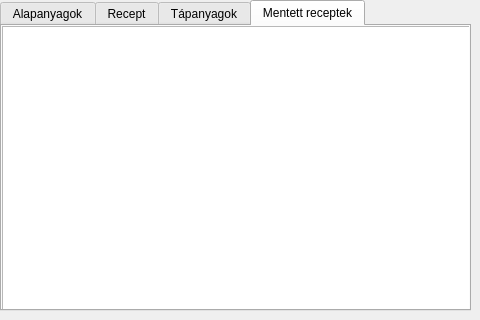
<?xml version="1.0" encoding="UTF-8"?>
<ui version="4.0">
 <class>MainWindow</class>
 <widget class="QMainWindow" name="MainWindow">
  <property name="geometry">
   <rect>
    <x>0</x>
    <y>0</y>
    <width>480</width>
    <height>320</height>
   </rect>
  </property>
  <property name="windowTitle">
   <string>Recept kereső</string>
  </property>
  <property name="styleSheet">
   <string notr="true"/>
  </property>
  <widget class="QWidget" name="centralwidget">
   <widget class="QTabWidget" name="tabWidget">
    <property name="geometry">
     <rect>
      <x>0</x>
      <y>0</y>
      <width>471</width>
      <height>311</height>
     </rect>
    </property>
    <property name="currentIndex">
     <number>3</number>
    </property>
    <widget class="QWidget" name="Alapanyagok">
     <attribute name="title">
      <string>Alapanyagok</string>
     </attribute>
     <widget class="QGroupBox" name="groupBox">
      <property name="geometry">
       <rect>
        <x>10</x>
        <y>10</y>
        <width>71</width>
        <height>131</height>
       </rect>
      </property>
      <property name="title">
       <string>Húsok</string>
      </property>
      <widget class="QRadioButton" name="marha">
       <property name="geometry">
        <rect>
         <x>10</x>
         <y>20</y>
         <width>82</width>
         <height>17</height>
        </rect>
       </property>
       <property name="text">
        <string>Marha</string>
       </property>
      </widget>
      <widget class="QRadioButton" name="csirke">
       <property name="geometry">
        <rect>
         <x>10</x>
         <y>40</y>
         <width>82</width>
         <height>17</height>
        </rect>
       </property>
       <property name="text">
        <string>Csirke</string>
       </property>
      </widget>
      <widget class="QRadioButton" name="pulyka">
       <property name="geometry">
        <rect>
         <x>10</x>
         <y>60</y>
         <width>82</width>
         <height>17</height>
        </rect>
       </property>
       <property name="text">
        <string>Pulyka</string>
       </property>
      </widget>
      <widget class="QRadioButton" name="hal">
       <property name="geometry">
        <rect>
         <x>10</x>
         <y>80</y>
         <width>82</width>
         <height>17</height>
        </rect>
       </property>
       <property name="text">
        <string>Hal</string>
       </property>
      </widget>
      <widget class="QRadioButton" name="sertes">
       <property name="geometry">
        <rect>
         <x>10</x>
         <y>100</y>
         <width>82</width>
         <height>17</height>
        </rect>
       </property>
       <property name="text">
        <string>Sertés</string>
       </property>
      </widget>
     </widget>
     <widget class="QGroupBox" name="groupBox_2">
      <property name="geometry">
       <rect>
        <x>100</x>
        <y>10</y>
        <width>361</width>
        <height>241</height>
       </rect>
      </property>
      <property name="title">
       <string>Zöldségek - Gyümölcs - Fűszer</string>
      </property>
      <widget class="Line" name="line">
       <property name="geometry">
        <rect>
         <x>0</x>
         <y>120</y>
         <width>361</width>
         <height>16</height>
        </rect>
       </property>
       <property name="orientation">
        <enum>Qt::Horizontal</enum>
       </property>
      </widget>
      <widget class="QCheckBox" name="checkBox_1">
       <property name="geometry">
        <rect>
         <x>10</x>
         <y>20</y>
         <width>70</width>
         <height>17</height>
        </rect>
       </property>
       <property name="text">
        <string>Hagyma</string>
       </property>
      </widget>
      <widget class="QCheckBox" name="checkBox_2">
       <property name="geometry">
        <rect>
         <x>10</x>
         <y>40</y>
         <width>70</width>
         <height>17</height>
        </rect>
       </property>
       <property name="text">
        <string>Krumpli</string>
       </property>
      </widget>
      <widget class="QCheckBox" name="checkBox_3">
       <property name="geometry">
        <rect>
         <x>10</x>
         <y>60</y>
         <width>70</width>
         <height>17</height>
        </rect>
       </property>
       <property name="text">
        <string>Batáta</string>
       </property>
      </widget>
      <widget class="QCheckBox" name="checkBox_4">
       <property name="geometry">
        <rect>
         <x>10</x>
         <y>80</y>
         <width>81</width>
         <height>17</height>
        </rect>
       </property>
       <property name="text">
        <string>Paradicsom</string>
       </property>
      </widget>
      <widget class="QCheckBox" name="checkBox_5">
       <property name="geometry">
        <rect>
         <x>10</x>
         <y>100</y>
         <width>70</width>
         <height>17</height>
        </rect>
       </property>
       <property name="text">
        <string>Zeller</string>
       </property>
      </widget>
      <widget class="QCheckBox" name="checkBox_6">
       <property name="geometry">
        <rect>
         <x>100</x>
         <y>20</y>
         <width>70</width>
         <height>17</height>
        </rect>
       </property>
       <property name="text">
        <string>Répa</string>
       </property>
      </widget>
      <widget class="QCheckBox" name="checkBox_7">
       <property name="geometry">
        <rect>
         <x>100</x>
         <y>40</y>
         <width>70</width>
         <height>17</height>
        </rect>
       </property>
       <property name="text">
        <string>Karalábé</string>
       </property>
      </widget>
      <widget class="QCheckBox" name="checkBox_8">
       <property name="geometry">
        <rect>
         <x>100</x>
         <y>60</y>
         <width>70</width>
         <height>17</height>
        </rect>
       </property>
       <property name="text">
        <string>Saláta</string>
       </property>
      </widget>
      <widget class="QCheckBox" name="checkBox_9">
       <property name="geometry">
        <rect>
         <x>100</x>
         <y>80</y>
         <width>70</width>
         <height>17</height>
        </rect>
       </property>
       <property name="text">
        <string>Káposzta</string>
       </property>
      </widget>
      <widget class="QCheckBox" name="checkBox_10">
       <property name="geometry">
        <rect>
         <x>100</x>
         <y>100</y>
         <width>70</width>
         <height>17</height>
        </rect>
       </property>
       <property name="text">
        <string>Cukkini</string>
       </property>
      </widget>
      <widget class="QCheckBox" name="checkBox_11">
       <property name="geometry">
        <rect>
         <x>190</x>
         <y>20</y>
         <width>70</width>
         <height>17</height>
        </rect>
       </property>
       <property name="text">
        <string>Padlizsán</string>
       </property>
      </widget>
      <widget class="QCheckBox" name="checkBox_12">
       <property name="geometry">
        <rect>
         <x>190</x>
         <y>40</y>
         <width>70</width>
         <height>17</height>
        </rect>
       </property>
       <property name="text">
        <string>Uborka</string>
       </property>
      </widget>
      <widget class="QCheckBox" name="checkBox_13">
       <property name="geometry">
        <rect>
         <x>190</x>
         <y>60</y>
         <width>70</width>
         <height>17</height>
        </rect>
       </property>
       <property name="text">
        <string>Paprika</string>
       </property>
      </widget>
      <widget class="QCheckBox" name="checkBox_14">
       <property name="geometry">
        <rect>
         <x>190</x>
         <y>80</y>
         <width>70</width>
         <height>17</height>
        </rect>
       </property>
       <property name="text">
        <string>Karfiol</string>
       </property>
      </widget>
      <widget class="QFrame" name="frame">
       <property name="geometry">
        <rect>
         <x>260</x>
         <y>10</y>
         <width>91</width>
         <height>111</height>
        </rect>
       </property>
       <property name="frameShape">
        <enum>QFrame::StyledPanel</enum>
       </property>
       <property name="frameShadow">
        <enum>QFrame::Raised</enum>
       </property>
      </widget>
      <widget class="Line" name="line_2">
       <property name="geometry">
        <rect>
         <x>170</x>
         <y>130</y>
         <width>20</width>
         <height>111</height>
        </rect>
       </property>
       <property name="orientation">
        <enum>Qt::Vertical</enum>
       </property>
      </widget>
      <widget class="QCheckBox" name="checkBox_16">
       <property name="geometry">
        <rect>
         <x>10</x>
         <y>130</y>
         <width>70</width>
         <height>17</height>
        </rect>
       </property>
       <property name="text">
        <string>Bazsalikom</string>
       </property>
      </widget>
      <widget class="QCheckBox" name="checkBox_17">
       <property name="geometry">
        <rect>
         <x>10</x>
         <y>150</y>
         <width>91</width>
         <height>17</height>
        </rect>
       </property>
       <property name="text">
        <string>Petrezselyem</string>
       </property>
      </widget>
      <widget class="QCheckBox" name="checkBox_18">
       <property name="geometry">
        <rect>
         <x>10</x>
         <y>170</y>
         <width>70</width>
         <height>17</height>
        </rect>
       </property>
       <property name="text">
        <string>Oregánó</string>
       </property>
      </widget>
      <widget class="QCheckBox" name="checkBox_19">
       <property name="geometry">
        <rect>
         <x>10</x>
         <y>190</y>
         <width>70</width>
         <height>17</height>
        </rect>
       </property>
       <property name="text">
        <string>Fahéj</string>
       </property>
      </widget>
      <widget class="QCheckBox" name="checkBox_20">
       <property name="geometry">
        <rect>
         <x>10</x>
         <y>210</y>
         <width>70</width>
         <height>17</height>
        </rect>
       </property>
       <property name="text">
        <string>Dió</string>
       </property>
      </widget>
      <widget class="QCheckBox" name="checkBox_21">
       <property name="geometry">
        <rect>
         <x>100</x>
         <y>130</y>
         <width>81</width>
         <height>17</height>
        </rect>
       </property>
       <property name="text">
        <string>Szerecsendió</string>
       </property>
      </widget>
      <widget class="QCheckBox" name="checkBox_22">
       <property name="geometry">
        <rect>
         <x>100</x>
         <y>150</y>
         <width>70</width>
         <height>17</height>
        </rect>
       </property>
       <property name="text">
        <string>Chili</string>
       </property>
      </widget>
      <widget class="QCheckBox" name="checkBox_23">
       <property name="geometry">
        <rect>
         <x>100</x>
         <y>170</y>
         <width>70</width>
         <height>17</height>
        </rect>
       </property>
       <property name="text">
        <string>Kakukkfű</string>
       </property>
      </widget>
      <widget class="QCheckBox" name="checkBox_24">
       <property name="geometry">
        <rect>
         <x>100</x>
         <y>190</y>
         <width>70</width>
         <height>17</height>
        </rect>
       </property>
       <property name="text">
        <string>Koriander</string>
       </property>
      </widget>
      <widget class="QCheckBox" name="checkBox_25">
       <property name="geometry">
        <rect>
         <x>100</x>
         <y>210</y>
         <width>70</width>
         <height>17</height>
        </rect>
       </property>
       <property name="text">
        <string>Tárkony</string>
       </property>
      </widget>
      <widget class="QCheckBox" name="checkBox_26">
       <property name="geometry">
        <rect>
         <x>190</x>
         <y>130</y>
         <width>70</width>
         <height>17</height>
        </rect>
       </property>
       <property name="text">
        <string>Alma</string>
       </property>
      </widget>
      <widget class="QCheckBox" name="checkBox_27">
       <property name="geometry">
        <rect>
         <x>190</x>
         <y>150</y>
         <width>70</width>
         <height>17</height>
        </rect>
       </property>
       <property name="text">
        <string>Narancs</string>
       </property>
      </widget>
      <widget class="QCheckBox" name="checkBox_28">
       <property name="geometry">
        <rect>
         <x>190</x>
         <y>170</y>
         <width>70</width>
         <height>17</height>
        </rect>
       </property>
       <property name="text">
        <string>Körte</string>
       </property>
      </widget>
      <widget class="QCheckBox" name="checkBox_29">
       <property name="geometry">
        <rect>
         <x>190</x>
         <y>190</y>
         <width>70</width>
         <height>17</height>
        </rect>
       </property>
       <property name="text">
        <string>Citrom</string>
       </property>
      </widget>
      <widget class="QCheckBox" name="checkBox_30">
       <property name="geometry">
        <rect>
         <x>190</x>
         <y>210</y>
         <width>70</width>
         <height>17</height>
        </rect>
       </property>
       <property name="text">
        <string>Ananász</string>
       </property>
      </widget>
      <widget class="QCheckBox" name="checkBox_31">
       <property name="geometry">
        <rect>
         <x>270</x>
         <y>130</y>
         <width>70</width>
         <height>17</height>
        </rect>
       </property>
       <property name="text">
        <string>Meggy</string>
       </property>
      </widget>
      <widget class="QCheckBox" name="checkBox_32">
       <property name="geometry">
        <rect>
         <x>270</x>
         <y>150</y>
         <width>81</width>
         <height>17</height>
        </rect>
       </property>
       <property name="text">
        <string>Cseresznye</string>
       </property>
      </widget>
      <widget class="QCheckBox" name="checkBox_33">
       <property name="geometry">
        <rect>
         <x>270</x>
         <y>170</y>
         <width>70</width>
         <height>17</height>
        </rect>
       </property>
       <property name="text">
        <string>Lime</string>
       </property>
      </widget>
      <widget class="QCheckBox" name="checkBox_34">
       <property name="geometry">
        <rect>
         <x>270</x>
         <y>190</y>
         <width>70</width>
         <height>17</height>
        </rect>
       </property>
       <property name="text">
        <string>Szilva</string>
       </property>
      </widget>
      <widget class="QCheckBox" name="checkBox_35">
       <property name="geometry">
        <rect>
         <x>270</x>
         <y>210</y>
         <width>70</width>
         <height>17</height>
        </rect>
       </property>
       <property name="text">
        <string>Barack</string>
       </property>
      </widget>
     </widget>
     <widget class="QPushButton" name="recept_keres">
      <property name="geometry">
       <rect>
        <x>80</x>
        <y>260</y>
        <width>311</width>
        <height>23</height>
       </rect>
      </property>
      <property name="text">
       <string>Recept keresése</string>
      </property>
     </widget>
    </widget>
    <widget class="QWidget" name="tab">
     <attribute name="title">
      <string>Recept</string>
     </attribute>
     <widget class="QPushButton" name="recept_mentes">
      <property name="geometry">
       <rect>
        <x>120</x>
        <y>260</y>
        <width>231</width>
        <height>23</height>
       </rect>
      </property>
      <property name="text">
       <string>Recept mentése</string>
      </property>
     </widget>
     <widget class="QTextBrowser" name="recept_out">
      <property name="geometry">
       <rect>
        <x>0</x>
        <y>30</y>
        <width>471</width>
        <height>231</height>
       </rect>
      </property>
      <property name="styleSheet">
       <string notr="true">font: 11pt &quot;MS Shell Dlg 2&quot;;</string>
      </property>
     </widget>
     <widget class="QLabel" name="receptcime">
      <property name="geometry">
       <rect>
        <x>0</x>
        <y>5</y>
        <width>461</width>
        <height>21</height>
       </rect>
      </property>
      <property name="styleSheet">
       <string notr="true">font: 75 12pt &quot;MS Shell Dlg 2&quot;;</string>
      </property>
      <property name="text">
       <string>&lt;html&gt;&lt;head/&gt;&lt;body&gt;&lt;p align=&quot;center&quot;&gt;&lt;br/&gt;&lt;/p&gt;&lt;/body&gt;&lt;/html&gt;</string>
      </property>
     </widget>
    </widget>
    <widget class="QWidget" name="tab_2">
     <attribute name="title">
      <string>Tápanyagok</string>
     </attribute>
     <widget class="QGroupBox" name="groupBox_3">
      <property name="geometry">
       <rect>
        <x>10</x>
        <y>130</y>
        <width>221</width>
        <height>131</height>
       </rect>
      </property>
      <property name="title">
       <string>Zsír tartalom egy adagban</string>
      </property>
      <widget class="QLabel" name="label_5">
       <property name="geometry">
        <rect>
         <x>10</x>
         <y>20</y>
         <width>121</width>
         <height>16</height>
        </rect>
       </property>
       <property name="text">
        <string>Összes zsírtartalom:</string>
       </property>
      </widget>
      <widget class="QLabel" name="label_6">
       <property name="geometry">
        <rect>
         <x>10</x>
         <y>40</y>
         <width>121</width>
         <height>16</height>
        </rect>
       </property>
       <property name="text">
        <string>Telített zsír:</string>
       </property>
      </widget>
      <widget class="QLabel" name="label_7">
       <property name="geometry">
        <rect>
         <x>10</x>
         <y>60</y>
         <width>121</width>
         <height>16</height>
        </rect>
       </property>
       <property name="text">
        <string>Transzzsír:</string>
       </property>
      </widget>
      <widget class="QLabel" name="label_8">
       <property name="geometry">
        <rect>
         <x>10</x>
         <y>80</y>
         <width>121</width>
         <height>16</height>
        </rect>
       </property>
       <property name="text">
        <string>Egyszeresen telítettlen:</string>
       </property>
      </widget>
      <widget class="QLabel" name="label_9">
       <property name="geometry">
        <rect>
         <x>10</x>
         <y>100</y>
         <width>121</width>
         <height>16</height>
        </rect>
       </property>
       <property name="text">
        <string>Többszörösen telítettlen:</string>
       </property>
      </widget>
      <widget class="QLineEdit" name="egy_zsir">
       <property name="geometry">
        <rect>
         <x>150</x>
         <y>20</y>
         <width>61</width>
         <height>16</height>
        </rect>
       </property>
       <property name="styleSheet">
        <string notr="true">font: 75 7pt &quot;MS Shell Dlg 2&quot;;</string>
       </property>
       <property name="readOnly">
        <bool>true</bool>
       </property>
      </widget>
      <widget class="QLineEdit" name="egy_telitett">
       <property name="geometry">
        <rect>
         <x>150</x>
         <y>40</y>
         <width>61</width>
         <height>16</height>
        </rect>
       </property>
       <property name="styleSheet">
        <string notr="true">font: 75 7pt &quot;MS Shell Dlg 2&quot;;</string>
       </property>
       <property name="readOnly">
        <bool>true</bool>
       </property>
      </widget>
      <widget class="QLineEdit" name="egy_transz">
       <property name="geometry">
        <rect>
         <x>150</x>
         <y>60</y>
         <width>61</width>
         <height>16</height>
        </rect>
       </property>
       <property name="styleSheet">
        <string notr="true">font: 75 7pt &quot;MS Shell Dlg 2&quot;;</string>
       </property>
       <property name="readOnly">
        <bool>true</bool>
       </property>
      </widget>
      <widget class="QLineEdit" name="egy_egyszer">
       <property name="geometry">
        <rect>
         <x>150</x>
         <y>80</y>
         <width>61</width>
         <height>16</height>
        </rect>
       </property>
       <property name="styleSheet">
        <string notr="true">font: 75 7pt &quot;MS Shell Dlg 2&quot;;</string>
       </property>
       <property name="readOnly">
        <bool>true</bool>
       </property>
      </widget>
      <widget class="QLineEdit" name="egy_tobbszor">
       <property name="geometry">
        <rect>
         <x>150</x>
         <y>100</y>
         <width>61</width>
         <height>16</height>
        </rect>
       </property>
       <property name="styleSheet">
        <string notr="true">font: 75 7pt &quot;MS Shell Dlg 2&quot;;</string>
       </property>
       <property name="readOnly">
        <bool>true</bool>
       </property>
      </widget>
     </widget>
     <widget class="QGroupBox" name="groupBox_4">
      <property name="geometry">
       <rect>
        <x>10</x>
        <y>10</y>
        <width>221</width>
        <height>101</height>
       </rect>
      </property>
      <property name="title">
       <string>Szénhidrát tartalom</string>
      </property>
      <widget class="QLabel" name="label">
       <property name="geometry">
        <rect>
         <x>10</x>
         <y>20</y>
         <width>101</width>
         <height>16</height>
        </rect>
       </property>
       <property name="text">
        <string>Összes szénhidrát:</string>
       </property>
      </widget>
      <widget class="QLabel" name="label_2">
       <property name="geometry">
        <rect>
         <x>10</x>
         <y>40</y>
         <width>121</width>
         <height>16</height>
        </rect>
       </property>
       <property name="text">
        <string>Szénhidrát egy adagban:</string>
       </property>
      </widget>
      <widget class="QLabel" name="label_3">
       <property name="geometry">
        <rect>
         <x>10</x>
         <y>60</y>
         <width>121</width>
         <height>16</height>
        </rect>
       </property>
       <property name="text">
        <string>Össz cukor tartalom:</string>
       </property>
      </widget>
      <widget class="QLabel" name="label_4">
       <property name="geometry">
        <rect>
         <x>10</x>
         <y>80</y>
         <width>141</width>
         <height>16</height>
        </rect>
       </property>
       <property name="text">
        <string>Cukor taralom egy adagban:</string>
       </property>
      </widget>
      <widget class="QLineEdit" name="ossz_ch">
       <property name="geometry">
        <rect>
         <x>150</x>
         <y>20</y>
         <width>61</width>
         <height>16</height>
        </rect>
       </property>
       <property name="styleSheet">
        <string notr="true">font: 75 7pt &quot;MS Shell Dlg 2&quot;;</string>
       </property>
       <property name="readOnly">
        <bool>true</bool>
       </property>
      </widget>
      <widget class="QLineEdit" name="egy_ch">
       <property name="geometry">
        <rect>
         <x>150</x>
         <y>40</y>
         <width>61</width>
         <height>16</height>
        </rect>
       </property>
       <property name="styleSheet">
        <string notr="true">font: 75 7pt &quot;MS Shell Dlg 2&quot;;</string>
       </property>
       <property name="readOnly">
        <bool>true</bool>
       </property>
      </widget>
      <widget class="QLineEdit" name="ossz_cukor">
       <property name="geometry">
        <rect>
         <x>150</x>
         <y>60</y>
         <width>61</width>
         <height>16</height>
        </rect>
       </property>
       <property name="styleSheet">
        <string notr="true">font: 75 7pt &quot;MS Shell Dlg 2&quot;;</string>
       </property>
       <property name="readOnly">
        <bool>true</bool>
       </property>
      </widget>
      <widget class="QLineEdit" name="egy_cukor">
       <property name="geometry">
        <rect>
         <x>150</x>
         <y>80</y>
         <width>61</width>
         <height>16</height>
        </rect>
       </property>
       <property name="styleSheet">
        <string notr="true">font: 75 7pt &quot;MS Shell Dlg 2&quot;;</string>
       </property>
       <property name="readOnly">
        <bool>true</bool>
       </property>
      </widget>
     </widget>
     <widget class="QGroupBox" name="groupBox_5">
      <property name="geometry">
       <rect>
        <x>240</x>
        <y>10</y>
        <width>221</width>
        <height>101</height>
       </rect>
      </property>
      <property name="title">
       <string>Ásványi anyagok (egy adagban)</string>
      </property>
      <widget class="QLabel" name="label_11">
       <property name="geometry">
        <rect>
         <x>10</x>
         <y>20</y>
         <width>121</width>
         <height>16</height>
        </rect>
       </property>
       <property name="text">
        <string>Nátrium:</string>
       </property>
      </widget>
      <widget class="QLabel" name="label_12">
       <property name="geometry">
        <rect>
         <x>10</x>
         <y>40</y>
         <width>121</width>
         <height>16</height>
        </rect>
       </property>
       <property name="text">
        <string>Magnézium:</string>
       </property>
      </widget>
      <widget class="QLabel" name="label_13">
       <property name="geometry">
        <rect>
         <x>10</x>
         <y>60</y>
         <width>121</width>
         <height>16</height>
        </rect>
       </property>
       <property name="text">
        <string>Kálcium:</string>
       </property>
      </widget>
      <widget class="QLabel" name="label_14">
       <property name="geometry">
        <rect>
         <x>10</x>
         <y>80</y>
         <width>121</width>
         <height>16</height>
        </rect>
       </property>
       <property name="text">
        <string>Vas:</string>
       </property>
      </widget>
      <widget class="QLabel" name="label_15">
       <property name="geometry">
        <rect>
         <x>130</x>
         <y>20</y>
         <width>51</width>
         <height>16</height>
        </rect>
       </property>
       <property name="text">
        <string>Kálium:</string>
       </property>
      </widget>
      <widget class="QLabel" name="label_16">
       <property name="geometry">
        <rect>
         <x>130</x>
         <y>40</y>
         <width>51</width>
         <height>16</height>
        </rect>
       </property>
       <property name="text">
        <string>Foszfor:</string>
       </property>
      </widget>
      <widget class="QLabel" name="label_17">
       <property name="geometry">
        <rect>
         <x>130</x>
         <y>60</y>
         <width>51</width>
         <height>16</height>
        </rect>
       </property>
       <property name="text">
        <string>Cink:</string>
       </property>
      </widget>
      <widget class="QLineEdit" name="na">
       <property name="geometry">
        <rect>
         <x>80</x>
         <y>20</y>
         <width>41</width>
         <height>16</height>
        </rect>
       </property>
       <property name="styleSheet">
        <string notr="true">font: 75 7pt &quot;MS Shell Dlg 2&quot;;</string>
       </property>
       <property name="readOnly">
        <bool>true</bool>
       </property>
      </widget>
      <widget class="QLineEdit" name="mg">
       <property name="geometry">
        <rect>
         <x>80</x>
         <y>40</y>
         <width>41</width>
         <height>16</height>
        </rect>
       </property>
       <property name="styleSheet">
        <string notr="true">font: 75 7pt &quot;MS Shell Dlg 2&quot;;</string>
       </property>
       <property name="readOnly">
        <bool>true</bool>
       </property>
      </widget>
      <widget class="QLineEdit" name="ca">
       <property name="geometry">
        <rect>
         <x>80</x>
         <y>60</y>
         <width>41</width>
         <height>16</height>
        </rect>
       </property>
       <property name="styleSheet">
        <string notr="true">font: 75 7pt &quot;MS Shell Dlg 2&quot;;</string>
       </property>
       <property name="readOnly">
        <bool>true</bool>
       </property>
      </widget>
      <widget class="QLineEdit" name="fe">
       <property name="geometry">
        <rect>
         <x>80</x>
         <y>80</y>
         <width>41</width>
         <height>16</height>
        </rect>
       </property>
       <property name="styleSheet">
        <string notr="true">font: 75 7pt &quot;MS Shell Dlg 2&quot;;</string>
       </property>
       <property name="readOnly">
        <bool>true</bool>
       </property>
      </widget>
      <widget class="QLineEdit" name="ka">
       <property name="geometry">
        <rect>
         <x>180</x>
         <y>20</y>
         <width>41</width>
         <height>16</height>
        </rect>
       </property>
       <property name="styleSheet">
        <string notr="true">font: 75 7pt &quot;MS Shell Dlg 2&quot;;</string>
       </property>
       <property name="readOnly">
        <bool>true</bool>
       </property>
      </widget>
      <widget class="QLineEdit" name="po">
       <property name="geometry">
        <rect>
         <x>180</x>
         <y>40</y>
         <width>41</width>
         <height>16</height>
        </rect>
       </property>
       <property name="styleSheet">
        <string notr="true">font: 75 7pt &quot;MS Shell Dlg 2&quot;;</string>
       </property>
       <property name="readOnly">
        <bool>true</bool>
       </property>
      </widget>
      <widget class="QLineEdit" name="zn">
       <property name="geometry">
        <rect>
         <x>180</x>
         <y>60</y>
         <width>41</width>
         <height>16</height>
        </rect>
       </property>
       <property name="styleSheet">
        <string notr="true">font: 75 7pt &quot;MS Shell Dlg 2&quot;;</string>
       </property>
       <property name="readOnly">
        <bool>true</bool>
       </property>
      </widget>
     </widget>
     <widget class="QGroupBox" name="groupBox_6">
      <property name="geometry">
       <rect>
        <x>240</x>
        <y>130</y>
        <width>221</width>
        <height>151</height>
       </rect>
      </property>
      <property name="title">
       <string>Vitaminok egy adagban</string>
      </property>
      <widget class="QLabel" name="label_18">
       <property name="geometry">
        <rect>
         <x>10</x>
         <y>20</y>
         <width>51</width>
         <height>16</height>
        </rect>
       </property>
       <property name="text">
        <string>A Vitamin</string>
       </property>
      </widget>
      <widget class="QLabel" name="label_19">
       <property name="geometry">
        <rect>
         <x>10</x>
         <y>40</y>
         <width>51</width>
         <height>16</height>
        </rect>
       </property>
       <property name="text">
        <string>C Vitamin</string>
       </property>
      </widget>
      <widget class="QLabel" name="label_20">
       <property name="geometry">
        <rect>
         <x>10</x>
         <y>60</y>
         <width>51</width>
         <height>16</height>
        </rect>
       </property>
       <property name="text">
        <string>B1 Vitamin</string>
       </property>
      </widget>
      <widget class="QLabel" name="label_21">
       <property name="geometry">
        <rect>
         <x>10</x>
         <y>80</y>
         <width>51</width>
         <height>16</height>
        </rect>
       </property>
       <property name="text">
        <string>B2 Vitamin</string>
       </property>
      </widget>
      <widget class="QLabel" name="label_22">
       <property name="geometry">
        <rect>
         <x>10</x>
         <y>100</y>
         <width>51</width>
         <height>16</height>
        </rect>
       </property>
       <property name="text">
        <string>B3 Vitamin</string>
       </property>
      </widget>
      <widget class="QLabel" name="label_23">
       <property name="geometry">
        <rect>
         <x>130</x>
         <y>20</y>
         <width>51</width>
         <height>16</height>
        </rect>
       </property>
       <property name="text">
        <string>B6 Vitamin</string>
       </property>
      </widget>
      <widget class="QLabel" name="label_24">
       <property name="geometry">
        <rect>
         <x>10</x>
         <y>120</y>
         <width>61</width>
         <height>16</height>
        </rect>
       </property>
       <property name="text">
        <string>B12 Vitamin</string>
       </property>
      </widget>
      <widget class="QLabel" name="label_25">
       <property name="geometry">
        <rect>
         <x>130</x>
         <y>40</y>
         <width>61</width>
         <height>16</height>
        </rect>
       </property>
       <property name="text">
        <string>D Vitamin</string>
       </property>
      </widget>
      <widget class="QLabel" name="label_26">
       <property name="geometry">
        <rect>
         <x>130</x>
         <y>60</y>
         <width>61</width>
         <height>16</height>
        </rect>
       </property>
       <property name="text">
        <string>E Vitamin</string>
       </property>
      </widget>
      <widget class="QLabel" name="label_27">
       <property name="geometry">
        <rect>
         <x>130</x>
         <y>80</y>
         <width>61</width>
         <height>16</height>
        </rect>
       </property>
       <property name="text">
        <string>K Vitamin</string>
       </property>
      </widget>
      <widget class="QLineEdit" name="avit">
       <property name="geometry">
        <rect>
         <x>80</x>
         <y>20</y>
         <width>41</width>
         <height>16</height>
        </rect>
       </property>
       <property name="styleSheet">
        <string notr="true">font: 75 7pt &quot;MS Shell Dlg 2&quot;;</string>
       </property>
       <property name="readOnly">
        <bool>true</bool>
       </property>
      </widget>
      <widget class="QLineEdit" name="cvit">
       <property name="geometry">
        <rect>
         <x>80</x>
         <y>40</y>
         <width>41</width>
         <height>16</height>
        </rect>
       </property>
       <property name="styleSheet">
        <string notr="true">font: 75 7pt &quot;MS Shell Dlg 2&quot;;</string>
       </property>
       <property name="readOnly">
        <bool>true</bool>
       </property>
      </widget>
      <widget class="QLineEdit" name="b1vit">
       <property name="geometry">
        <rect>
         <x>80</x>
         <y>60</y>
         <width>41</width>
         <height>16</height>
        </rect>
       </property>
       <property name="styleSheet">
        <string notr="true">font: 75 7pt &quot;MS Shell Dlg 2&quot;;</string>
       </property>
       <property name="readOnly">
        <bool>true</bool>
       </property>
      </widget>
      <widget class="QLineEdit" name="b2vit">
       <property name="geometry">
        <rect>
         <x>80</x>
         <y>80</y>
         <width>41</width>
         <height>16</height>
        </rect>
       </property>
       <property name="styleSheet">
        <string notr="true">font: 75 7pt &quot;MS Shell Dlg 2&quot;;</string>
       </property>
       <property name="readOnly">
        <bool>true</bool>
       </property>
      </widget>
      <widget class="QLineEdit" name="b3vit">
       <property name="geometry">
        <rect>
         <x>80</x>
         <y>100</y>
         <width>41</width>
         <height>16</height>
        </rect>
       </property>
       <property name="styleSheet">
        <string notr="true">font: 75 7pt &quot;MS Shell Dlg 2&quot;;</string>
       </property>
       <property name="readOnly">
        <bool>true</bool>
       </property>
      </widget>
      <widget class="QLineEdit" name="b12vit">
       <property name="geometry">
        <rect>
         <x>80</x>
         <y>120</y>
         <width>41</width>
         <height>16</height>
        </rect>
       </property>
       <property name="styleSheet">
        <string notr="true">font: 75 7pt &quot;MS Shell Dlg 2&quot;;</string>
       </property>
       <property name="readOnly">
        <bool>true</bool>
       </property>
      </widget>
      <widget class="QLineEdit" name="b6vit">
       <property name="geometry">
        <rect>
         <x>180</x>
         <y>20</y>
         <width>41</width>
         <height>16</height>
        </rect>
       </property>
       <property name="styleSheet">
        <string notr="true">font: 75 7pt &quot;MS Shell Dlg 2&quot;;</string>
       </property>
       <property name="readOnly">
        <bool>true</bool>
       </property>
      </widget>
      <widget class="QLineEdit" name="dvit">
       <property name="geometry">
        <rect>
         <x>180</x>
         <y>40</y>
         <width>41</width>
         <height>16</height>
        </rect>
       </property>
       <property name="styleSheet">
        <string notr="true">font: 75 7pt &quot;MS Shell Dlg 2&quot;;</string>
       </property>
       <property name="readOnly">
        <bool>true</bool>
       </property>
      </widget>
      <widget class="QLineEdit" name="evit">
       <property name="geometry">
        <rect>
         <x>180</x>
         <y>60</y>
         <width>41</width>
         <height>16</height>
        </rect>
       </property>
       <property name="styleSheet">
        <string notr="true">font: 75 7pt &quot;MS Shell Dlg 2&quot;;</string>
       </property>
       <property name="readOnly">
        <bool>true</bool>
       </property>
      </widget>
      <widget class="QLineEdit" name="kvit">
       <property name="geometry">
        <rect>
         <x>180</x>
         <y>80</y>
         <width>41</width>
         <height>16</height>
        </rect>
       </property>
       <property name="styleSheet">
        <string notr="true">font: 75 7pt &quot;MS Shell Dlg 2&quot;;</string>
       </property>
       <property name="readOnly">
        <bool>true</bool>
       </property>
      </widget>
     </widget>
    </widget>
    <widget class="QWidget" name="tab_3">
     <attribute name="title">
      <string>Mentett receptek</string>
     </attribute>
     <widget class="QTreeView" name="mentett">
      <property name="geometry">
       <rect>
        <x>0</x>
        <y>0</y>
        <width>471</width>
        <height>291</height>
       </rect>
      </property>
      <property name="animated">
       <bool>true</bool>
      </property>
     </widget>
    </widget>
   </widget>
  </widget>
 </widget>
 <resources/>
 <connections/>
</ui>
